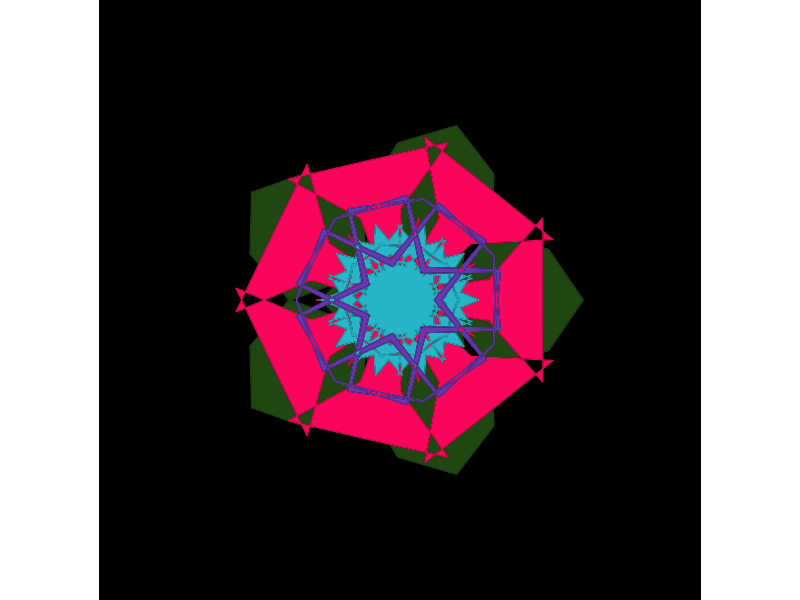

Write MATLAB code to recreate this figure. (Note: this script raises an error after producing the figure.)
% ------------------------------------------
%    fractalmaker.m
%      by Shinya Yamamoto
%      last modified on 08/30/11 at AIST
%      Modified by HFK in SKKU, 2017/7/14 for tiff orignal tiff export
% ------------------------------------------
clc; clear all; close all;

fractaldirectory='/Users/prof.f/Documents/Fractal';

disp('=======================================================')
disp('                 Fractal Maker                         ')
disp('=======================================================')
disp(' ')
cd('/Users/prof.f/Documents/Fractal')
[s, mess, messid] = mkdir('fractals');
cd('rev_fractals');
%rand('twister',sum(100*clock))
rng(sum(100*clock),'twister') %seeding


for series=[1:2] % make 10 series
    cd(fractaldirectory);
    dirname=['series' num2str(series)];
    [s, mess, messid] = mkdir(dirname);
    cd(dirname);

    for stno=[0:1]
   
        kuikomisize=2;
        dekoboko=0.8;
        for typenum=[1:12] % 12 objects in one set
            ok='n';
            while ok=='n'
                numofsuperimp=4;
                fill([15,-15,-15,15],[15,15,-15,-15],[0,0,0]) %black background
                hold on
                datamat=[];
                for sup=[1:numofsuperimp]
                    numofedge= 4+round(rand*6);
                    edgesize=numofsuperimp-sup+rand;
                    numofrecursion= 2+round(rand*3);
                    fracx=edgesize*cos(2*pi*[1:numofedge]/numofedge);
                    fracy=edgesize*sin(2*pi*[1:numofedge]/numofedge);
                    GAmat=[];
                    for k=[1:1:numofrecursion]
                        mx=(fracx([2:end 1])+fracx)/2;
                        my=(fracy([2:end 1])+fracy)/2;
                        dx= fracx([2:end 1])-fracx;
                        dy= fracy([2:end 1])-fracy;
                        theta=atan(dy./dx);
                        theta(find(dx<0))=theta(find(dx<0))+pi;
                        GA=kuikomisize*(rand-dekoboko);
                        fracx2=mx+GA*sin(theta);
                        fracy2=my-GA*cos(theta);
                        fracx=[fracx;fracx2];
                        fracx=fracx(:);
                        fracx=fracx';
                        fracy=[fracy;fracy2];
                        fracy=fracy(:);
                        fracy=fracy';
                        GAmat=[GAmat;GA];
                    end
                    col=rand(1,3);
                    fill(fracx([1:end 1]),fracy([1:end 1]),col)
                    hold on
                    plot(fracx([1:end 1]),fracy([1:end 1]),'Color',col)
                    axis square
                    axis([-numofsuperimp-1 numofsuperimp+1 -numofsuperimp-1 numofsuperimp+1])
                    datamat(sup).numofedge=numofedge;
                    datamat(sup).edgesize=edgesize;
                    datamat(sup).numofrecursion=numofrecursion;
                    datamat(sup).col=col;
                    datamat(sup).GA=GAmat;
                end
                axis([-5,5 -5,5])
                %T = get(gca,'tightinset');
                %set(gca,'position',[T(1) T(2) 1-T(1)-T(3) 1-T(2)-T(4)]);
                axis off
                set(gca,'position',[0 0 1 1],'units','normalized')
                %f = gcf;
                %f.Position = [100 100 500 500]
                %ok=input('ok? (y or n)','s');
                ok='y';
            end
            %filename=['i' num2str(typenum) stimnum '.tif'];
           
            % filenames
            if stno<10
                if typenum > 9
                    stimnum=['0' num2str(stno)];
                else
                    stimnum=['00' num2str(stno)];
                end
            elseif stno<100
                stimnum=['' num2str(stno)];
            else
                stimnum=num2str(stno);
            end     
            filename=['i' num2str(typenum) stimnum '.tif'];
            filename
            
            %export large size original images
            cd(fractaldirectory)
            cd(dirname);
            [s2, mess2, messid2] = mkdir('image');
            cd('image')
            fig = gcf;
            fig.PaperUnits = 'centimeter';
            fig.PaperPosition = [0 0 20 20]; %figure size: centimeter
            print('-dtiffn','-r150',filename) %150dpi orignal tiff file
           
            %export small size tiff images
            cd(fractaldirectory)
            cd(dirname);
            [s2, mess2, messid2] = mkdir('image_small_tiff');
            cd('image_small_tiff')
            fig = gcf;
            fig.PaperUnits = 'centimeter';
            fig.PaperPosition = [0 0 2 2]; %figure size: centimeter
            print('-dtiffn','-r150',filename) %150dpi orignal tiff file
           
            %export small size images
            cd(fractaldirectory)
            cd(dirname);
            [s2, mess2, messid2] = mkdir('image_small_gif');
            cd('image_small_gif')
            fig = gcf;
            fig.PaperUnits = 'centimeter';
            fig.PaperPosition = [0 0 10 10]; %figure size: centimeter
            printgif(filename) %make the small size of gif transparent images
            
            
            % export matlab data file
            filename2=['i' num2str(typenum) stimnum];
            
            cd(fractaldirectory)
            cd(dirname);
            [s3, mess3, messid3] = mkdir('data');
            cd('data')
            eval(['save ' filename2 ' datamat stimnum typenum numofsuperimp']);
            close all
            disp(['series' num2str(series) ', set:' stimnum ', obj:' num2str(typenum)])
        end
        disp('-------------------------')
    end
end


